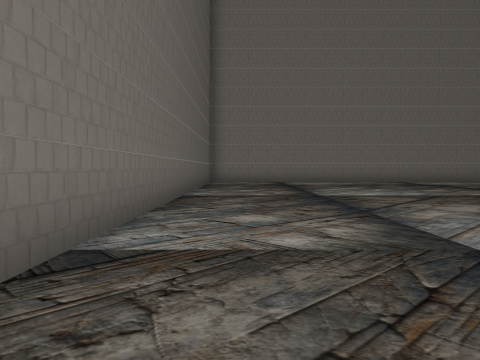
view 1 (above)

18 first-person views from a walk through a Godot game level. The camera is 1.2 m above the floor, tilts 2° down and sees 70° across. The floor is counted in squares, 2 m on a side. Each view is taken from the middle of a square. On the plan, view 1 faces up. The plan holds only what a view shows up to about 10 squares ahead; the rest is blank. The place goes on beyond the plan. Characters and animated objects are not drawn.

view 2
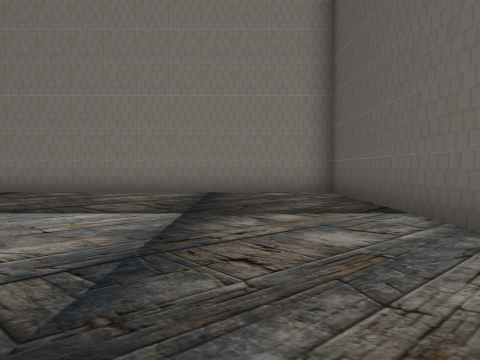

view 3
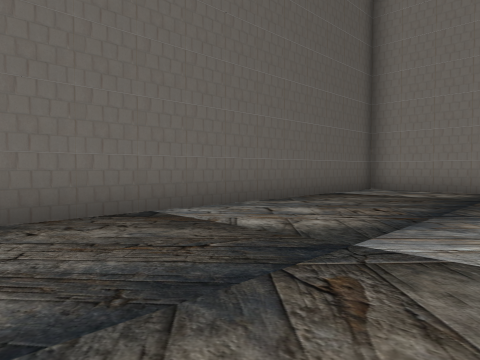

view 4
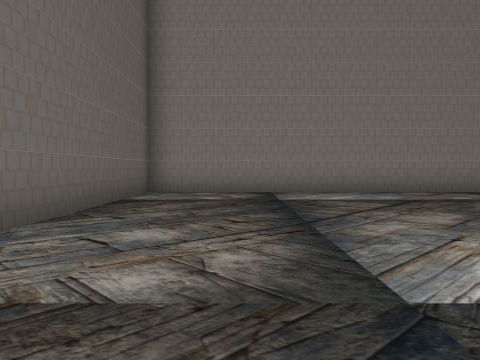

view 5
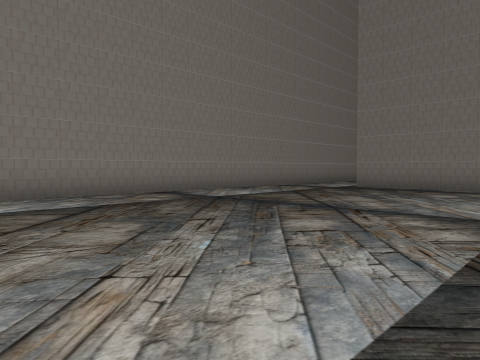

view 6
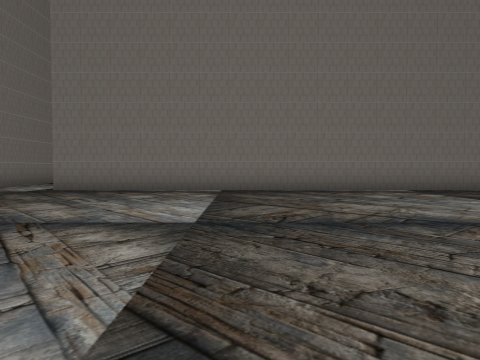

view 7
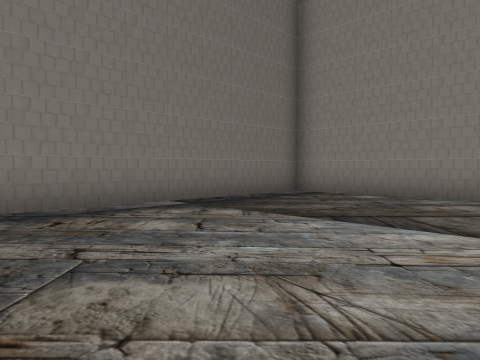

view 8
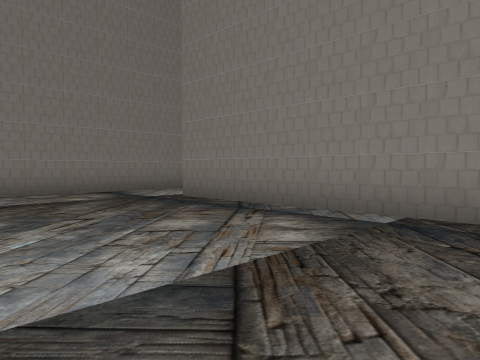

view 9
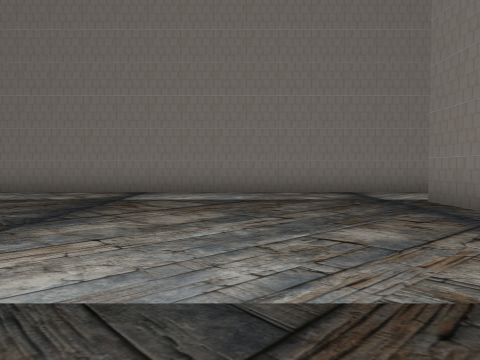

view 10
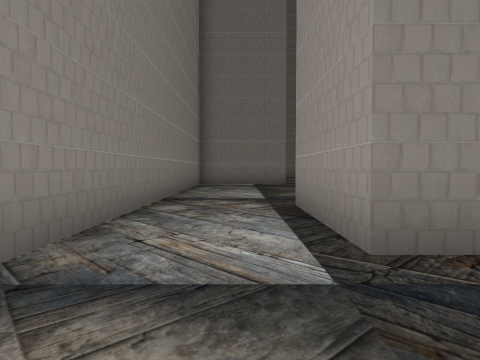

view 11
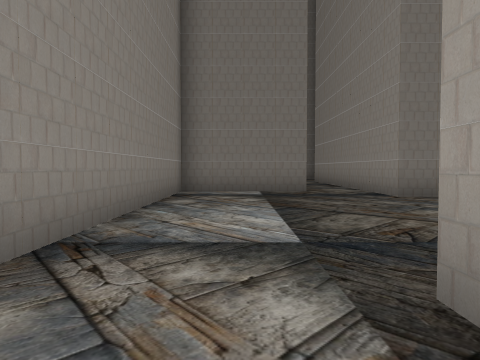

view 12
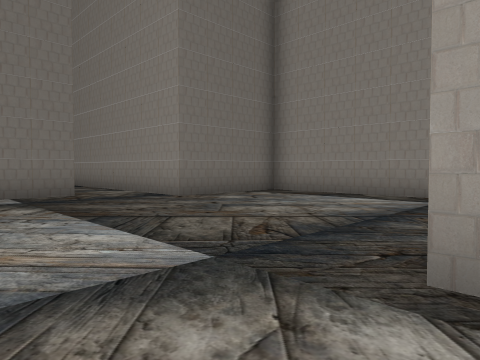

view 13
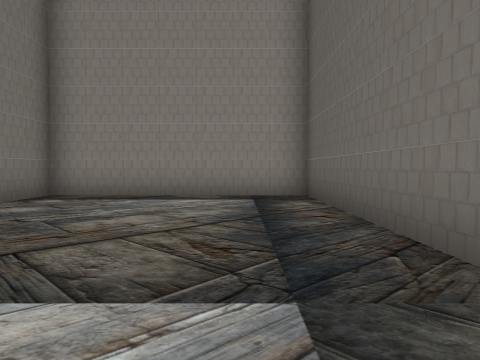

view 14
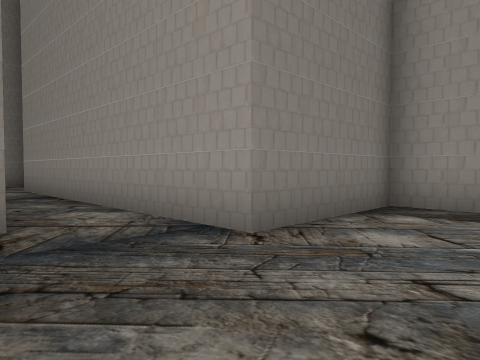

view 15
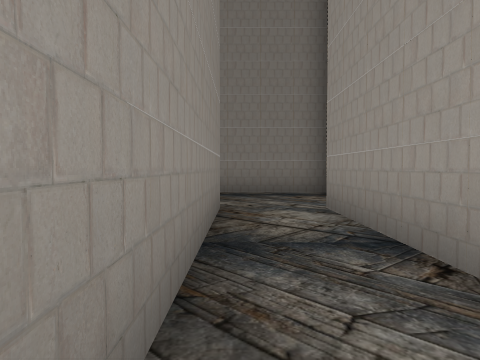

view 16
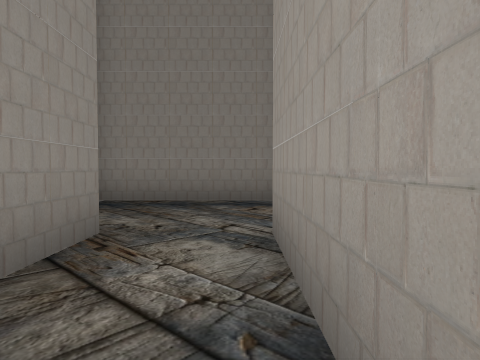

view 17
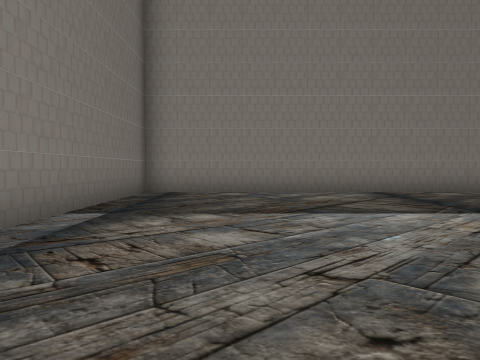

view 18
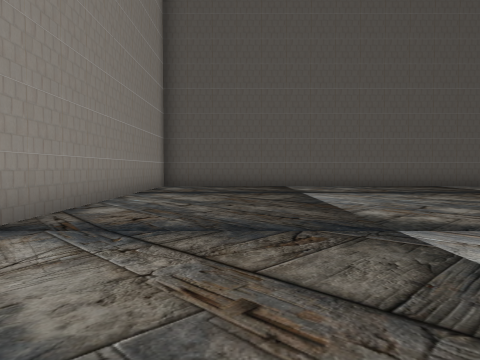

### Floor plan
Points are (right, up) in squares from view 1. A wall is a line through its corners. A room is listed if a view was taken in it or the views show most of it. See-through windows are left out.
Room 1 (views 1, 2, 3, 4, 5, 6, 7, 8, 9, 10, 17, 18)
walls: (12.5, 14.5) (-1.2, 14.5) (-1.2, -1.5) (12.3, -1.5) (12.3, 12.1)
ways out: opening at (12, 13.5) to room 2
Room 2 (views 11, 12, 13, 14, 15, 16)
walls: (22.7, 11.2) (22.7, 14.5) (12.5, 14.5); (29.2, 11.3) (24.4, 11.3); (12.3, 12.1) (15.5, 12.1) (15.5, 6.5) (21.1, 6.5) (21.1, 9.7) (29.1, 9.7); (32.3, 8.9) (32.3, 12.6)
ways out: opening at (12, 13.5) to room 1

Positions as (right, up) in squares from view 1, and headings:
1: (0, 0), facing up
2: (1, 7), facing down
3: (3, 5), facing up-left
4: (1, 6), facing up
5: (2, 7), facing up-right
6: (3, 7), facing right
7: (7, 6), facing down-right
8: (8, 6), facing up-right
9: (9, 6), facing up
10: (10, 13), facing right
11: (14, 13), facing right
12: (15, 14), facing down-right
13: (17, 14), facing down
14: (19, 12), facing down-right
15: (24, 11), facing right
16: (26, 10), facing right
17: (10, 7), facing down
18: (10, 1), facing left
